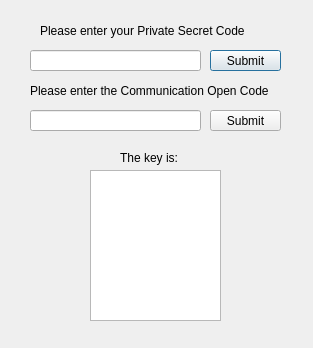
<?xml version="1.0" encoding="UTF-8"?>
<ui version="4.0">
 <class>computing</class>
 <widget class="QDialog" name="computing">
  <property name="geometry">
   <rect>
    <x>0</x>
    <y>0</y>
    <width>313</width>
    <height>348</height>
   </rect>
  </property>
  <property name="windowTitle">
   <string>Key Computing</string>
  </property>
  <widget class="QLineEdit" name="lineEdit_29">
   <property name="geometry">
    <rect>
     <x>30</x>
     <y>110</y>
     <width>171</width>
     <height>21</height>
    </rect>
   </property>
  </widget>
  <widget class="QTextBrowser" name="textBrowser_3">
   <property name="geometry">
    <rect>
     <x>90</x>
     <y>170</y>
     <width>131</width>
     <height>151</height>
    </rect>
   </property>
   <property name="html">
    <string>&lt;!DOCTYPE HTML PUBLIC &quot;-//W3C//DTD HTML 4.0//EN&quot; &quot;http://www.w3.org/TR/REC-html40/strict.dtd&quot;&gt;
&lt;html&gt;&lt;head&gt;&lt;meta name=&quot;qrichtext&quot; content=&quot;1&quot; /&gt;&lt;style type=&quot;text/css&quot;&gt;
p, li { white-space: pre-wrap; }
&lt;/style&gt;&lt;/head&gt;&lt;body style=&quot; font-family:'SimSun'; font-size:9pt; font-weight:400; font-style:normal;&quot;&gt;
&lt;p align=&quot;center&quot; style=&quot;-qt-paragraph-type:empty; margin-top:0px; margin-bottom:0px; margin-left:0px; margin-right:0px; -qt-block-indent:0; text-indent:0px;&quot;&gt;&lt;br /&gt;&lt;/p&gt;&lt;/body&gt;&lt;/html&gt;</string>
   </property>
  </widget>
  <widget class="QLabel" name="label_2">
   <property name="geometry">
    <rect>
     <x>30</x>
     <y>80</y>
     <width>251</width>
     <height>21</height>
    </rect>
   </property>
   <property name="text">
    <string>Please enter the Communication Open Code</string>
   </property>
  </widget>
  <widget class="QLineEdit" name="lineEdit_26">
   <property name="geometry">
    <rect>
     <x>30</x>
     <y>50</y>
     <width>171</width>
     <height>21</height>
    </rect>
   </property>
  </widget>
  <widget class="QPushButton" name="pushButton_2">
   <property name="geometry">
    <rect>
     <x>210</x>
     <y>50</y>
     <width>71</width>
     <height>21</height>
    </rect>
   </property>
   <property name="text">
    <string>Submit</string>
   </property>
  </widget>
  <widget class="QLabel" name="label_6">
   <property name="geometry">
    <rect>
     <x>120</x>
     <y>150</y>
     <width>71</width>
     <height>16</height>
    </rect>
   </property>
   <property name="text">
    <string>The key is:</string>
   </property>
  </widget>
  <widget class="QPushButton" name="pushButton_3">
   <property name="geometry">
    <rect>
     <x>210</x>
     <y>110</y>
     <width>71</width>
     <height>21</height>
    </rect>
   </property>
   <property name="text">
    <string>Submit</string>
   </property>
  </widget>
  <widget class="QLabel" name="label">
   <property name="geometry">
    <rect>
     <x>40</x>
     <y>20</y>
     <width>231</width>
     <height>21</height>
    </rect>
   </property>
   <property name="text">
    <string>Please enter your Private Secret Code</string>
   </property>
  </widget>
 </widget>
 <resources/>
 <connections/>
</ui>
